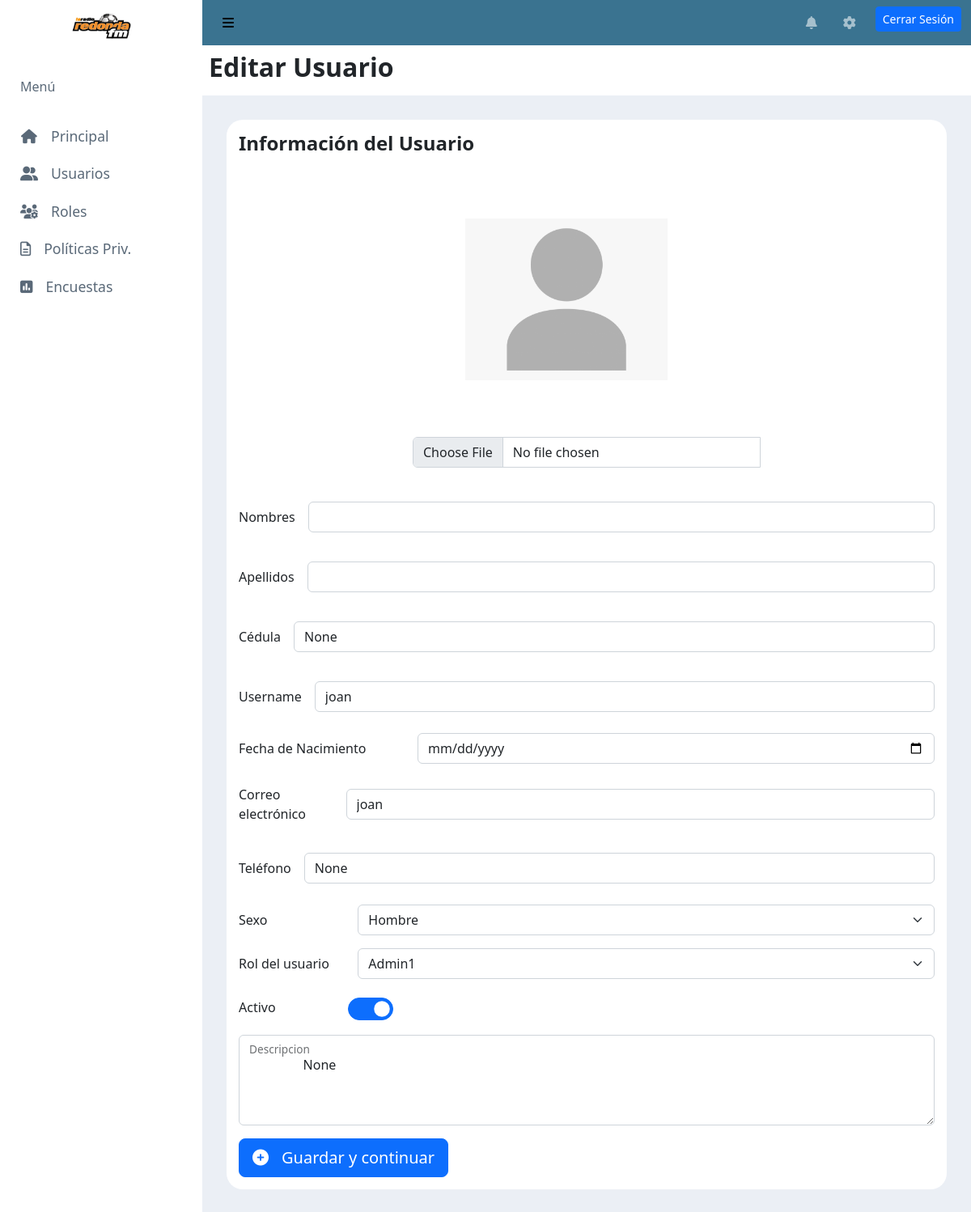
/usuarios/editar/15 (signed in), run on the app's committed database.
### accounts/models.py (models this page shows, shortened)
class Usuario(AbstractUser):
    username = models.CharField(max_length=50, blank=True, null=True, unique=True)
    sexo = models.CharField(max_length=30, blank=True, null=True)
    email = models.CharField(max_length=40, blank=True, null=True)
    cedula = models.CharField(max_length=11, blank=True, null=True)
    slug = models.SlugField(unique=True)
    fechaNacimiento = models.DateField(db_column='fechaNacimiento', blank=True, null=True)
    telefono = models.CharField(max_length=15, blank=True, null=True)
    descripcion = models.TextField(blank=True, null=True)
    foto = models.CharField(max_length=2080, blank=True, null=True)
    metodo_ingreso = models.CharField(max_length=20, choices=OPCIONES_INGRESO, default='email')
    def _obtener_permisos_por_grupo(self, grupo: Group):
        return map(lambda permiso: permiso.content_type.app_label + '.' + permiso.codename
            , grupo.permissions.all())
    def has_perm(self, perm, obj=None):
        if super().has_perm(self, perm):
            return True
        if self.is_active and self.is_superuser:
            return True
        if not self.groups.all():
            return False
        for grupo_perm in self.groups.all():
            if perm in self._obtener_permisos_por_grupo(grupo_perm):
                return True
        return False

### WebAdminRadio/custom_views/usuarios_views.py (the view, shortened to what this page needs)
# urls.py: path('usuarios/editar/<int:id_usuario>', usuarios_views.editar_usuario, name='editar_usuario'),
@login_required
@permission_required('accounts.change_usuario', login_url='/permiso-no-autorizado')
def editar_usuario(request: HttpRequest, id_usuario):
    roles = RolGroup.objects.filter(activo=True)
    usuario_editar = Usuario.objects.get(id=id_usuario)
    context = {
        'title': 'Editar Usuario',
        'roles': roles,
        'usuario': usuario_editar,
        'permisos_id': usuario_editar.groups.all().values_list('id', flat=True)
    }
    return render(request,"webAdminRadio/editar_usuario.html", context)

### WebAdminRadio/templatetags/accounts_tags.py (called while the page is built)
@register.filter
def verificar_permiso(usuario: Usuario, nombre_permiso: str):
    return usuario.has_perm(nombre_permiso)

### WebAdminRadio/templates/webAdminRadio/editar_usuario.html (shortened to what this page needs)
{% extends 'webAdminRadio/base_site.html' %}
{% load static %}
{% block page_style %}
<link rel="stylesheet" type="text/css" href="{% static 'webAdminRadio/css/agregar_segmento.css' %}">
<link rel="stylesheet" type="text/css" href="{% static 'webAdminRadio/css/editar_usuario.css' %}">
<link rel="stylesheet" type="text/css" href="{% static 'webAdminRadio/css/componentes/modal_info.css' %}">
{% endblock %}
{% block content %}
    <h4><b>Información del Usuario </b></h4>
    <form id="addLocutor" onsubmit="false" action="{% url 'editar_usuario' usuario.id %}"
        method="POST" enctype="multipart/form-data">
        <div class="d-flex flex-column align-items-center mb-3">
            <div class="img-holder d-flex align-items-center">
                <img id="preview"
                {% if usuario.foto %}
                    src="{{ usuario.foto }}" alt="foto"
                {% else %}
                    src="{% static 'webAdminRadio/images/generic_avatar.png' %}" alt="generic" width="250px" height="200px"
                {% endif %}>
            </div>
            <div class="form-file input-group mb-3 w-50">
                <input type="file" name="archivo" class="form-control" id="imgSegmento" accept=".png, .jpg, .jpeg" oninvalid="this.setCustomValidity('Ingrese una imagen')" oninput="this.setCustomValidity('')">
            </div>
        </div>
        <div class="my-3 row align-items-center ">
            <div class="input-container">
                <label for="nombre" class="me-3">Nombres</label>
                    <input class="form-control" id="nombre" value="{{ usuario.first_name }}" name="nombre" type="text"
                onkeyup="validateName()"required>
            </div>
        </div>
        <div class="my-3 row align-items-center">
            <div class="input-container">
                <label for="apellido" class="me-3">Apellidos</label>
                <input id="apellido" name="apellido" type="text" class="form-control" value="{{ usuario.last_name }}"
                onkeyup="validateLastName()"required>
            </div>
        </div>
        <div class="my-3 row align-items-center">
            <div class="input-container">
                <label for="cedula" class="me-3">Cédula</label>
                <input id="cedula" name="cedula" type="text" class="form-control" value="{{ usuario.cedula }}"
                onkeyup="validateID()"
                    required>
            </div>
        </div>
        <div class="my-3 row align-items-center">
            <div class="input-container">
                <label for="user" class="me-3">Username</label>
                <input id="username" name="username" type="text" class="form-control" value="{{ usuario.username }}"
                onkeyup="validateUsername()"
                    required>
            </div>
        </div>
        <div class="my-3 row align-items-center">
            <div class="col-3">
                <label for="fechaNac">Fecha de Nacimiento</label>
            </div>
            <div class="col-9">
                <input id="fechaNac" name="fechaNac" type="date" class="form-control"
                    value="{{ usuario.fechaNacimiento|date:'Y-m-d' }}" oninvalid="this.setCustomValidity('Ingrese una fecha')"
                    oninput="this.setCustomValidity('')" required>
            </div>
        </div>
        <div class="my-3 row align-items-center">
            <div class="input-container">
                <label for="email" class="me-3">Correo electrónico</label>
                <input id="email" name="email" type="email" class="form-control" value="{{ usuario.email }}"
                onkeyup="validateEmail()"
                    required>
            </div>
        </div>
        <div class="my-3 row align-items-center">
            <div class="input-container">
                <label for="telefono" class="me-3">Teléfono</label>
                <input id="telefono" name="telefono" type="tel" pattern="[0-9]{9,10}" class="form-control"
                onkeyup="validateTelefono()" value="{{ usuario.telefono }}" required>
            </div>
        </div>
        <div class="my-3 row align-items-center">
            <div class="col-2">
                <label >Sexo</label>
            </div>
            <div class="col-10">
                <select  name="sexo" value="noBinario" class="form-select" aria-label="Default select example">
                    {% if usuario.sexo == "hombre"%}
                        <option value="hombre" selected>Hombre</option>
                    {% else %}
                        <option value="hombre">Hombre</option>
                    {%endif %}
                    </select>
            </div>
        </div>
        <div class="my-3 row align-items-center">
            <div class="col-2">
                <label for="tipo_usuario">Rol del usuario</label>
            </div>
            <div class="col-10">
                <select name="roles" class=" form-select" aria-label="Default select example">
                    {% for rol in roles %}
                        <option value="{{ rol.id }}"
                        > {{ rol.name }} </option>
                    {% endfor %}
                </select>
            </div>
        </div>
        <div class="my-3 row align-items-center">
            <div class="col-2">
                <label class="form-check-label" for="flexSwitchCheckChecked">Activo</label>
            </div>
            <div class="col-10 fs-3 form-check form-switch">
                <input name="activo" class="form-check-input" type="checkbox"
                {% if usuario.is_active %}
                    checked
                {% endif %}
                role="switch" id="flexSwitchCheckChecked">
            </div>
        </div>
        <div class="my-3 form-floating">
            <textarea name="descripcion"  class="form-control" style="height: 7rem;" placeholder="Leave a comment here" id="floatingTextarea">
                {{usuario.descripcion}}
            </textarea>
            <label for="floatingTextarea">Descripcion</label>
        </div>
        <button type="submit" class="btn btn-primary btn-lg submit">
            <i class="fas fa-plus-circle"></i>Guardar y continuar
        </button>
    </form>
{% endblock %}

### WebAdminRadio/static/webAdminRadio/css/base_site.css (style rules this page uses)
a i, .submit i { margin-right: 1rem; }

### WebAdminRadio/static/webAdminRadio/css/agregar_segmento.css (style rules this page uses)
.img-holder { margin: 20px; height: 300px; width: 300px; overflow: hidden; }
#preview { max-width: 100%; max-height: 100%; }

### WebAdminRadio/static/webAdminRadio/css/editar_usuario.css (style rules this page uses)
.input-container { width: 100%; display: flex; align-items: center; margin: 10px 0; position: relative; }

### data on the page
Usuario: cedula "None", username "joan", email "joan", telefono "None", sexo "Hombre", is_active "☑", descripcion "None"

### other printed values
{{ title }} "Editar Usuario"
form field roles "Admin1"
